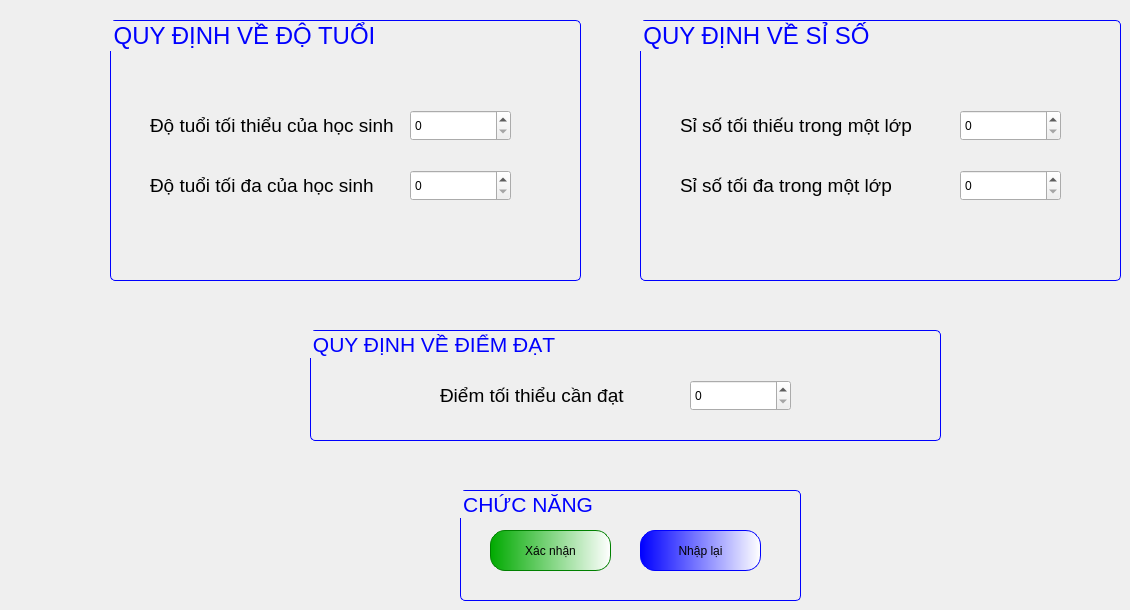
      <widget class="QWidget" name="tab_18">
       <attribute name="title">
        <string>Quy định</string>
       </attribute>
       <widget class="QGroupBox" name="groupBox_78">
        <property name="geometry">
         <rect>
          <x>110</x>
          <y>20</y>
          <width>471</width>
          <height>261</height>
         </rect>
        </property>
        <property name="font">
         <font>
          <family>Tahoma</family>
          <pointsize>18</pointsize>
         </font>
        </property>
        <property name="styleSheet">
         <string notr="true">QGroupBox{
border-radius: 5px;
border:0.5px solid blue;
color:blue;
}</string>
        </property>
        <property name="title">
         <string>QUY ĐỊNH VỀ ĐỘ TUỔI</string>
        </property>
        <widget class="QLabel" name="label_267">
         <property name="geometry">
          <rect>
           <x>40</x>
           <y>90</y>
           <width>251</width>
           <height>31</height>
          </rect>
         </property>
         <property name="font">
          <font>
           <family>Tahoma</family>
           <pointsize>14</pointsize>
          </font>
         </property>
         <property name="text">
          <string>Độ tuổi tối thiểu của học sinh</string>
         </property>
        </widget>
        <widget class="QLabel" name="label_268">
         <property name="geometry">
          <rect>
           <x>40</x>
           <y>150</y>
           <width>251</width>
           <height>31</height>
          </rect>
         </property>
         <property name="font">
          <font>
           <family>Tahoma</family>
           <pointsize>14</pointsize>
          </font>
         </property>
         <property name="text">
          <string>Độ tuổi tối đa của học sinh</string>
         </property>
        </widget>
        <widget class="QSpinBox" name="spinTuoitToiThieu">
         <property name="geometry">
          <rect>
           <x>300</x>
           <y>90</y>
           <width>101</width>
           <height>31</height>
          </rect>
         </property>
         <property name="styleSheet">
          <string notr="true">border-color: rgb(170, 170, 127);
font: 75 12pt &quot;Tahoma&quot;;</string>
         </property>
        </widget>
        <widget class="QSpinBox" name="spinTuoiToiDa">
         <property name="geometry">
          <rect>
           <x>300</x>
           <y>150</y>
           <width>101</width>
           <height>31</height>
          </rect>
         </property>
         <property name="styleSheet">
          <string notr="true">border-color: rgb(170, 170, 127);
font: 75 12pt &quot;Tahoma&quot;;</string>
         </property>
        </widget>
       </widget>
       <widget class="QGroupBox" name="groupBox_79">
        <property name="geometry">
         <rect>
          <x>640</x>
          <y>20</y>
          <width>481</width>
          <height>261</height>
         </rect>
        </property>
        <property name="font">
         <font>
          <family>Tahoma</family>
          <pointsize>18</pointsize>
         </font>
        </property>
        <property name="styleSheet">
         <string notr="true">QGroupBox{
border-radius: 5px;
border:0.5px solid blue;
color:blue;
}</string>
        </property>
        <property name="title">
         <string>QUY ĐỊNH VỀ SỈ SỐ</string>
        </property>
        <widget class="QLabel" name="label_271">
         <property name="geometry">
          <rect>
           <x>40</x>
           <y>90</y>
           <width>251</width>
           <height>31</height>
          </rect>
         </property>
         <property name="font">
          <font>
           <family>Tahoma</family>
           <pointsize>14</pointsize>
          </font>
         </property>
         <property name="text">
          <string>Sỉ số tối thiếu trong một lớp</string>
         </property>
        </widget>
        <widget class="QLabel" name="label_272">
         <property name="geometry">
          <rect>
           <x>40</x>
           <y>150</y>
           <width>251</width>
           <height>31</height>
          </rect>
         </property>
         <property name="font">
          <font>
           <family>Tahoma</family>
           <pointsize>14</pointsize>
          </font>
         </property>
         <property name="text">
          <string>Sỉ số tối đa trong một lớp</string>
         </property>
        </widget>
        <widget class="QSpinBox" name="spinLopToiThieu">
         <property name="geometry">
          <rect>
           <x>320</x>
           <y>90</y>
           <width>101</width>
           <height>31</height>
          </rect>
         </property>
         <property name="styleSheet">
          <string notr="true">border-color: rgb(170, 170, 127);
font: 75 12pt &quot;Tahoma&quot;;</string>
         </property>
        </widget>
        <widget class="QSpinBox" name="spinLopToiDa">
         <property name="geometry">
          <rect>
           <x>320</x>
           <y>150</y>
           <width>101</width>
           <height>31</height>
          </rect>
         </property>
         <property name="styleSheet">
          <string notr="true">border-color: rgb(170, 170, 127);
font: 75 12pt &quot;Tahoma&quot;;</string>
         </property>
        </widget>
       </widget>
       <widget class="QGroupBox" name="groupBox_80">
        <property name="geometry">
         <rect>
          <x>460</x>
          <y>490</y>
          <width>341</width>
          <height>111</height>
         </rect>
        </property>
        <property name="font">
         <font>
          <family>Tahoma</family>
          <pointsize>16</pointsize>
         </font>
        </property>
        <property name="styleSheet">
         <string notr="true">QGroupBox{
border:0.5px solid blue;
border-radius:5px;
color:blue;
}</string>
        </property>
        <property name="title">
         <string>CHỨC NĂNG </string>
        </property>
        <widget class="QPushButton" name="btnQuyDinh">
         <property name="geometry">
          <rect>
           <x>30</x>
           <y>40</y>
           <width>121</width>
           <height>41</height>
          </rect>
         </property>
         <property name="styleSheet">
          <string notr="true">QPushButton{
font: 16pt &quot;Tahoma&quot;;
border-radius:15px;
border:1px solid green;
	background-color: qlineargradient(spread:pad, x1:0, y1:0, x2:1, y2:0, stop:0 rgba(0, 170, 0, 255), stop:1 rgba(255, 255, 255, 255));
}
QPushButton:hover{
background-color: qlineargradient(spread:pad, x1:0, y1:0, x2:1, y2:0, stop:0 rgba(85, 255, 0, 255), stop:1 rgba(255, 255, 255, 255));
	font: 18pt &quot;Tahoma&quot;;
}
</string>
         </property>
         <property name="text">
          <string>Xác nhận</string>
         </property>
        </widget>
        <widget class="QPushButton" name="btnResetQuyDinh">
         <property name="geometry">
          <rect>
           <x>180</x>
           <y>40</y>
           <width>121</width>
           <height>41</height>
          </rect>
         </property>
         <property name="styleSheet">
          <string notr="true">QPushButton{
font: 16pt &quot;Tahoma&quot;;
border-radius:15px;
border:1px solid blue;
	background-color: qlineargradient(spread:pad, x1:0, y1:0, x2:1, y2:0, stop:0 rgba(0, 0, 255, 255), stop:1 rgba(255, 255, 255, 255));
}
QPushButton:hover{
	font: 18pt &quot;Tahoma&quot;;
	background-color: qlineargradient(spread:repeat, x1:0, y1:0, x2:1, y2:0, stop:0 rgba(0, 85, 255, 255), stop:1 rgba(255, 255, 255, 255));
}
</string>
         </property>
         <property name="text">
          <string>Nhập lại</string>
         </property>
        </widget>
       </widget>
       <widget class="QGroupBox" name="groupBox_81">
        <property name="geometry">
         <rect>
          <x>310</x>
          <y>330</y>
          <width>631</width>
          <height>111</height>
         </rect>
        </property>
        <property name="font">
         <font>
          <family>Tahoma</family>
          <pointsize>16</pointsize>
         </font>
        </property>
        <property name="styleSheet">
         <string notr="true">QGroupBox{
border:0.5px solid blue;
border-radius:5px;
color:blue;
}</string>
        </property>
        <property name="title">
         <string>QUY ĐỊNH VỀ ĐIỂM ĐẠT</string>
        </property>
        <widget class="QLabel" name="label_273">
         <property name="geometry">
          <rect>
           <x>130</x>
           <y>50</y>
           <width>251</width>
           <height>31</height>
          </rect>
         </property>
         <property name="font">
          <font>
           <family>Tahoma</family>
           <pointsize>14</pointsize>
          </font>
         </property>
         <property name="text">
          <string>Điểm tối thiểu cần đạt</string>
         </property>
        </widget>
        <widget class="QSpinBox" name="spinDiem">
         <property name="geometry">
          <rect>
           <x>380</x>
           <y>50</y>
           <width>101</width>
           <height>31</height>
          </rect>
         </property>
         <property name="styleSheet">
          <string notr="true">border-color: rgb(170, 170, 127);
font: 75 12pt &quot;Tahoma&quot;;</string>
         </property>
        </widget>
       </widget>
      </widget>
